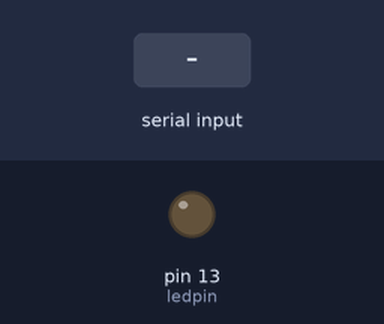
The sketch below on a simulated Arduino Uno, built with avr-gcc and run on an emulated ATmega328P. Parts: output pins drawn as LEDs (lit = HIGH). The inputs (shaded band) are chosen by the test bench.

Above: at 1.2 s.
1.3 s: "1" received over the second serial link
At 2.5 s:
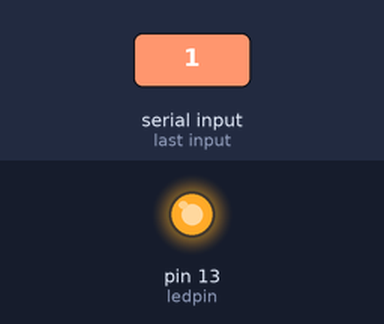
2.8 s: "0" received over the second serial link
At 3.7 s:
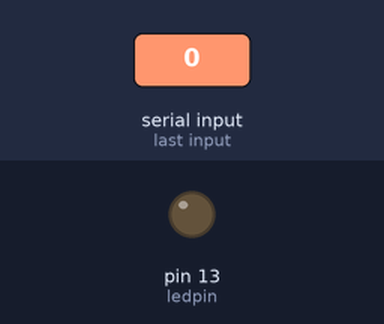
Timing chart, 0 to 5.8 s (numbered marks = the images above; inputs shaded):
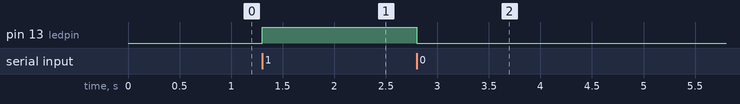

The sketch:

Bluetooth_empfangen.ino
```cpp
#include <SoftwareSerial.h>// import the serial library

SoftwareSerial BT(11, 12); // RX, TX
int ledpin=13; // led on D13 will show blink on / off
int BluetoothData; // the data given from Computer

void setup() {
  // put your setup code here, to run once:
  BT.begin(9600);
  pinMode(ledpin,OUTPUT);
}

void loop() {
  // put your main code here, to run repeatedly:
   if (BT.available()){
BluetoothData=BT.read();
   if(BluetoothData=='1'){   // if number 1 pressed ....
   digitalWrite(ledpin,1);
   Serial.println("LED ON!");
   }
  if (BluetoothData=='0'){// if number 0 pressed ....
  digitalWrite(ledpin,0);
   Serial.println("LED Off!");
  }
}
delay(100);// prepare for next data ...
}
```

Measured:
- after the input at 1.3 s, pin 13 (ledpin): LOW → HIGH at once
- after the input at 2.8 s, pin 13 (ledpin): HIGH → LOW at once
